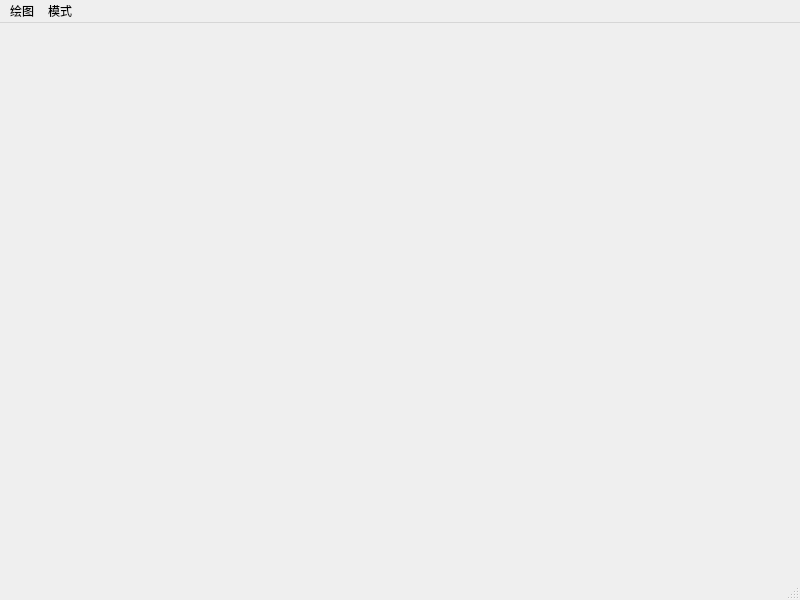
<?xml version="1.0" encoding="UTF-8"?>
<ui version="4.0">
 <class>MainWindow</class>
 <widget class="QMainWindow" name="MainWindow">
  <property name="geometry">
   <rect>
    <x>0</x>
    <y>0</y>
    <width>800</width>
    <height>600</height>
   </rect>
  </property>
  <property name="windowTitle">
   <string>MainWindow</string>
  </property>
  <widget class="QWidget" name="centralwidget"/>
  <widget class="QMenuBar" name="menubar">
   <property name="geometry">
    <rect>
     <x>0</x>
     <y>0</y>
     <width>800</width>
     <height>24</height>
    </rect>
   </property>
   <widget class="QMenu" name="menu">
    <property name="title">
     <string>绘图</string>
    </property>
    <addaction name="actionCricle"/>
    <addaction name="actionRectangle"/>
   </widget>
   <widget class="QMenu" name="menu_2">
    <property name="title">
     <string>模式</string>
    </property>
    <addaction name="actionDraw"/>
    <addaction name="actionMove"/>
   </widget>
   <addaction name="menu"/>
   <addaction name="menu_2"/>
  </widget>
  <widget class="QStatusBar" name="statusbar"/>
  <action name="actionCricle">
   <property name="text">
    <string>圆</string>
   </property>
  </action>
  <action name="actionRectangle">
   <property name="text">
    <string>矩形</string>
   </property>
  </action>
  <action name="actionDraw">
   <property name="text">
    <string>绘制模式</string>
   </property>
  </action>
  <action name="actionMove">
   <property name="text">
    <string>移动模式</string>
   </property>
  </action>
 </widget>
 <resources/>
 <connections/>
</ui>
